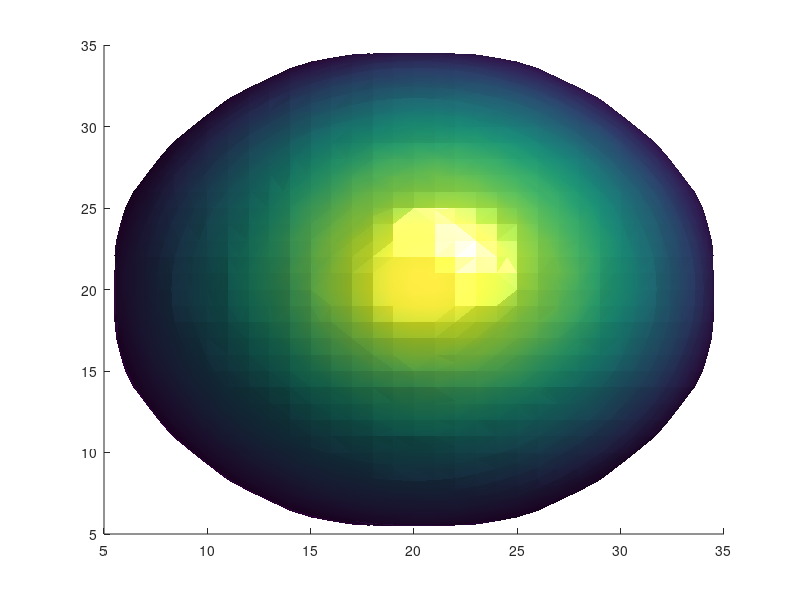

MATLAB code to generate this figure: (Note: this script raises an error after producing the figure.)
Nx = 40;
Ny = 40;
Nz = 70;
fi = ones(Nx,Ny,Nz);
r = zeros(Nx,Ny,Nz);
%u = zeros(Nx,Ny,Nz);

    for i=1:Nx
        for j=1:Ny
            for k=1:Nz
                r(i,j,k)=sqrt((i-Nx/2)^2+(j-Ny/2)^2+(k)^2);
                if r(i,j,k)>=15
                    fi(i,j,k)=-1;
                end
            end
   
        end
    end
    
    %Rompimiento de simetria
    R = 9;
    %N = 6;
    [X,Y,Z]=meshgrid(1:Nx,1:Ny,1:Nz);
        %teta=atan2((Y-Ny/2),(X-Nx/2));
        %rad=sqrt((X-Nx/2+.5).^2+(Y-Ny/2+.5).^2);
        u=1.5*exp(-((X-Nx/2-.5).^2+(Y-Ny/2-.5).^2+(Z-R+2).^2)/100);
        %u=2.5*rad.*(cos(teta*N)+sin(teta*N)).*(Z/Nz)/max(max(max(rad)))+(exp(-((-X+Nx/2-.5).^2+(-Y+Ny/2-.5).^2+(-Z+R+14).^2)/80));
        %u=-2.5*rad.*(cos(teta*N)+sin(teta*N)).*(Z/Nz)/max(max(max(rad)))+(exp(-((X-Nx/2).^2+(Y-Ny/2).^2+(Z-R+14).^2)/50));
        %u=2.5*rand(Nx,Ny,Nz);
    
%     [~,R1]=min(abs(fi(Nx/2,Ny/2,:)));
% 
%     for i=1:Nx
%         for j=1:Ny
%             for k=1:Nz
%                 u(i,j,k)=1+3.5*exp(-((i-Nx/2)^2+(j-Ny/2)^2+(k-R1+8)^2)/200);%primera prueba
%             end
%         end
%     end
    
    u(fi<=-.99)=0;

    cdata = smooth3((u-min(min(min(u))))./(max(max(max(u)))-min(min(min(u)))),'box',5);
    fi = smooth3(fi,'box',5);
    p4=patch(isosurface(fi,0));
    isonormals(fi,p4);
    isocolors(cdata,p4);
    set(p4,'FaceColor','interp','EdgeColor','none'),
    camlight, lighting phong
    axis equal, view(-14,40), axis off
    axis([1 Nx 1 Ny 1 Nz]),
    colorbar
